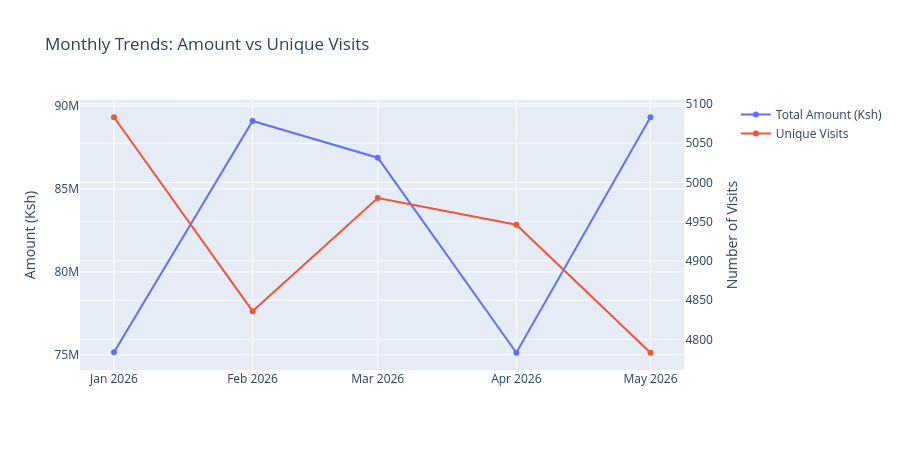

Here is the notebook cell this chart was saved with:
### Markdown cell above
## 8. Monthly Trends

### Code cell
# Create month-period column
df['YEAR_MONTH'] = df['TRANSACTION DATE'].dt.to_period('M')

# Aggregate monthly
monthly = df.groupby('YEAR_MONTH').agg(
    TOTAL_AMOUNT=('AMOUNT', 'sum'),
    TOTAL_CLAIMS=('CLAIM ID', 'count'),
    UNIQUE_VISITS=('VISIT_KEY', 'nunique')
).reset_index()

monthly['YEAR_MONTH_STR'] = monthly['YEAR_MONTH'].astype(str)
monthly = monthly.sort_values('YEAR_MONTH')

# Format with commas
monthly_display = monthly.copy()
monthly_display['TOTAL_AMOUNT'] = monthly_display['TOTAL_AMOUNT'].apply(lambda x: f"Ksh {x:,.0f}")
monthly_display['TOTAL_CLAIMS'] = monthly_display['TOTAL_CLAIMS'].apply(lambda x: f"{x:,}")
monthly_display['UNIQUE_VISITS'] = monthly_display['UNIQUE_VISITS'].apply(lambda x: f"{x:,}")

print("### Monthly Summary\n")
display(monthly_display[['YEAR_MONTH_STR', 'TOTAL_AMOUNT', 'TOTAL_CLAIMS', 'UNIQUE_VISITS']])

# Line chart (dual axis) – uses raw numbers
fig = make_subplots(specs=[[{"secondary_y": True}]])

fig.add_trace(go.Scatter(x=monthly['YEAR_MONTH_STR'], y=monthly['TOTAL_AMOUNT'],
                         name='Total Amount (Ksh)', mode='lines+markers'),
              secondary_y=False)
fig.add_trace(go.Scatter(x=monthly['YEAR_MONTH_STR'], y=monthly['UNIQUE_VISITS'],
                         name='Unique Visits', mode='lines+markers'),
              secondary_y=True)

fig.update_layout(title='Monthly Trends: Amount vs Unique Visits', height=450)
fig.update_yaxes(title_text='Amount (Ksh)', secondary_y=False)
fig.update_yaxes(title_text='Number of Visits', secondary_y=True)
fig.show()

### Figure 1 — Plotly figure (JSON) as saved in the notebook; plotly's stock layout.template omitted (floating-point values rounded to 4 significant figures)
{"data": [{"mode": "lines+markers", "name": "Total Amount (Ksh)", "type": "scatter", "x": ["2026-01", "2026-02", "2026-03", "2026-04", "2026-05"], "xaxis": "x", "y": [75160000.0, 89100000.0, 86890000.0, 75120000.0, 89330000.0], "yaxis": "y"}, {"mode": "lines+markers", "name": "Unique Visits", "type": "scatter", "x": ["2026-01", "2026-02", "2026-03", "2026-04", "2026-05"], "xaxis": "x", "y": [5083, 4836, 4980, 4946, 4783], "yaxis": "y2"}], "layout": {"height": 450, "title": {"text": "Monthly Trends: Amount vs Unique Visits"}, "xaxis": {"anchor": "y", "domain": [0, 0.94]}, "yaxis": {"anchor": "x", "domain": [0, 1], "title": {"text": "Amount (Ksh)"}}, "yaxis2": {"anchor": "x", "overlaying": "y", "side": "right", "title": {"text": "Number of Visits"}}}}
